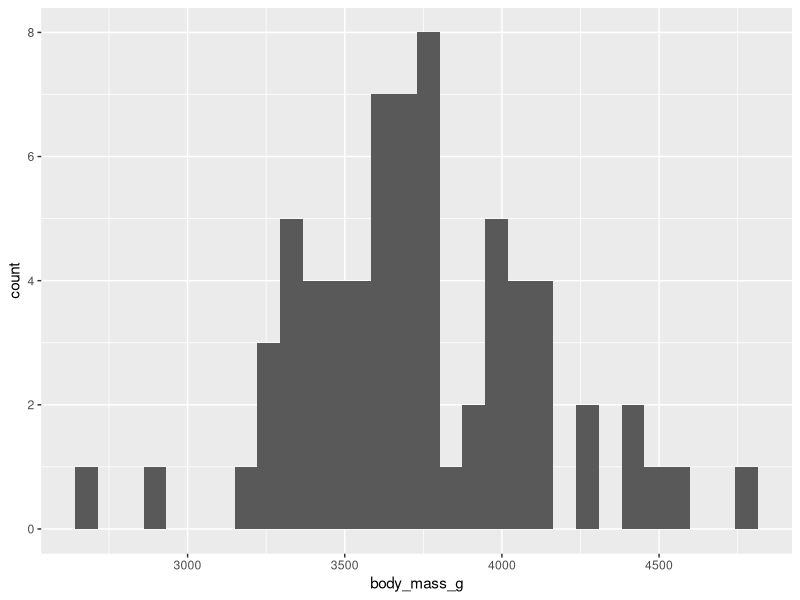
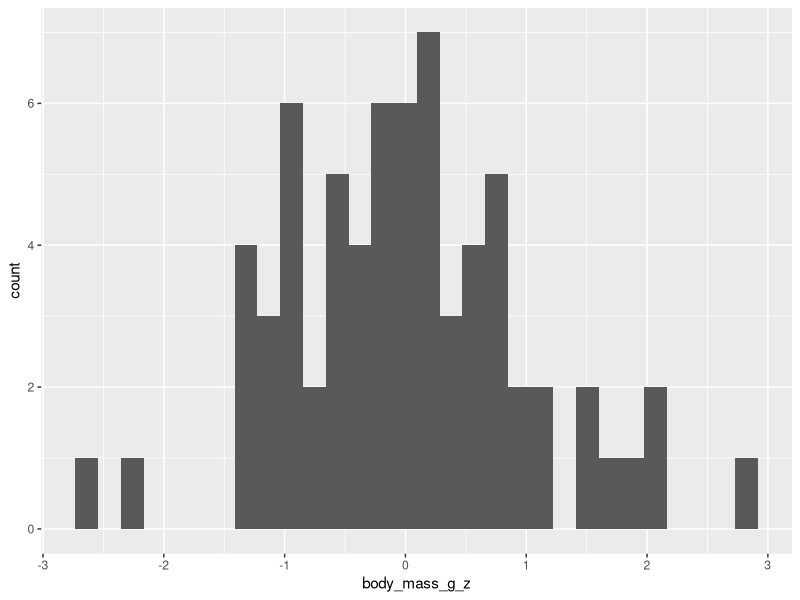
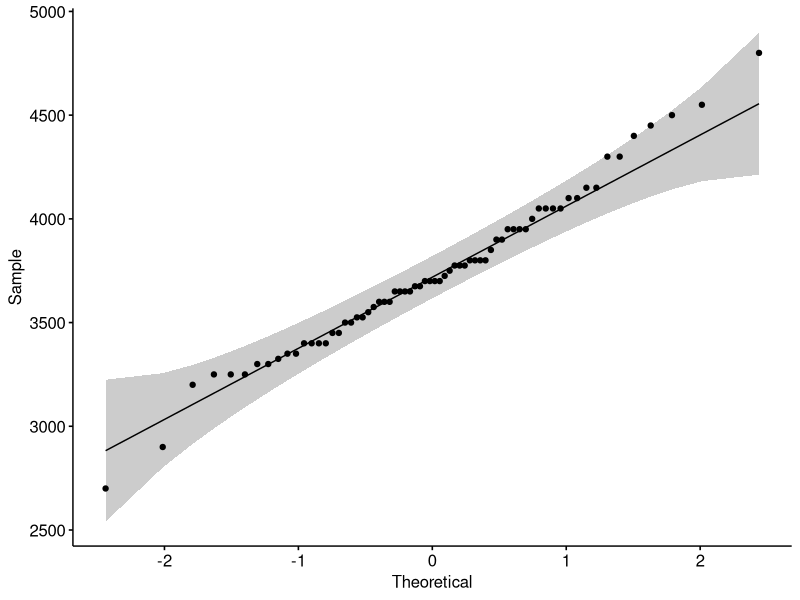
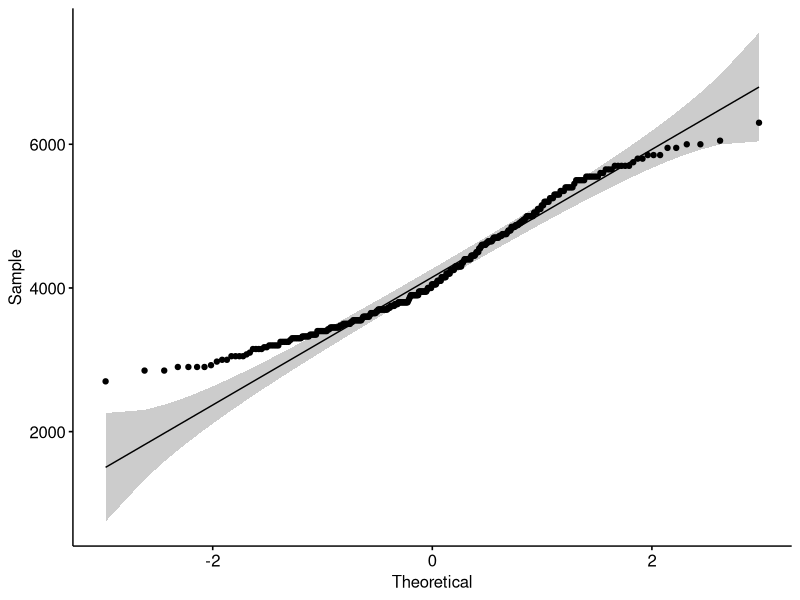
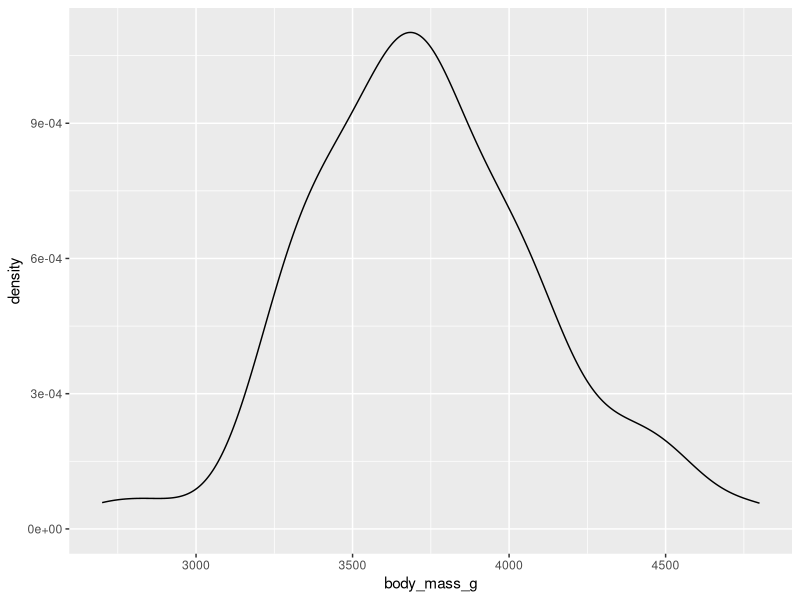
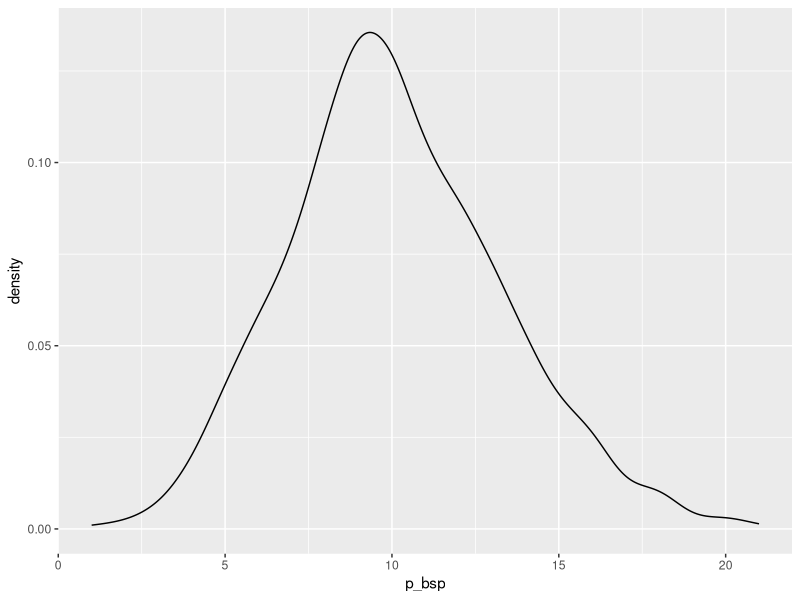
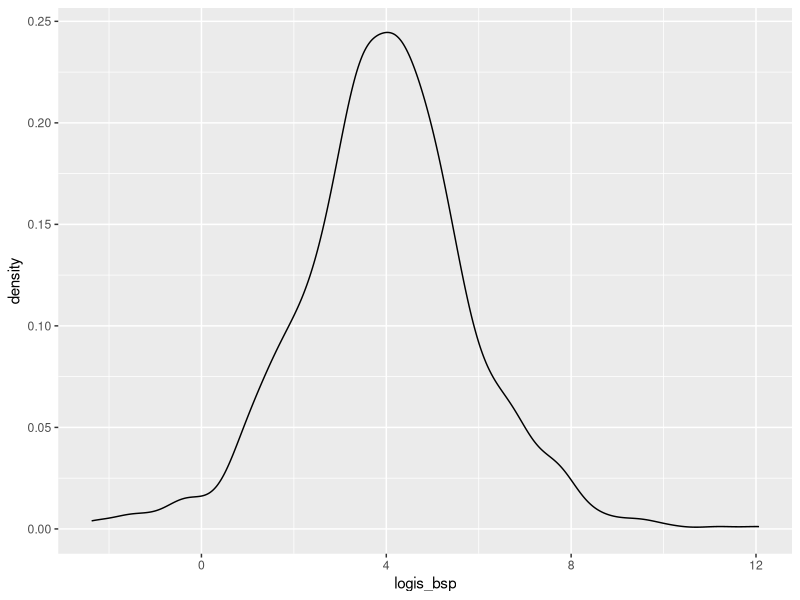
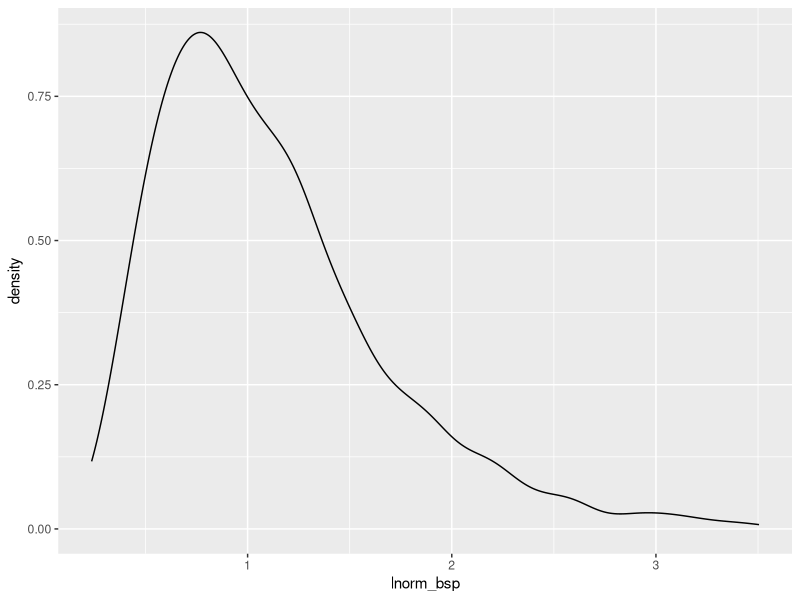

Generate these figures, in order, with R:
## ---- chunk 1
knitr::opts_chunk$set(echo = TRUE,
                      message = FALSE,
                      eval = FALSE)
## ---- chunk 2
library(ggplot2)
library(tidyr)
library(dplyr)

library(palmerpenguins)
data("penguins")


chinstraps <- penguins %>%
  filter(species == "Chinstrap")


ggplot()+
  geom_histogram(data = chinstraps, aes(x = body_mass_g), na.rm = TRUE)
## ---- chunk 3
chinstraps$body_mass_g_z <- scale(chinstraps$body_mass_g)
## ---- chunk 4

ggplot()+
  geom_histogram(data = chinstraps, aes(x = body_mass_g_z), na.rm = TRUE)

## ---- chunk 5

chinstraps_1s <- chinstraps %>% #neuen datensatz kreiieren
  filter(body_mass_g_z >= -1 & body_mass_g_z <= 1) # in dem die chinstraps liegen, deren z-transformiertes Gewicht zwischen -1 und 1 liegt

## ---- chunk 6
theorie_1s_chinstraps <- nrow(chinstraps)*68/100

nrow_chinstraps_1s <- nrow(chinstraps_1s)
## ---- chunk 7
theorie_1s_chinstraps - nrow_chinstraps_1s
## ---- chunk 8
library(ggpubr)
ggqqplot(chinstraps$body_mass_g)
## ---- chunk 9
ggqqplot(penguins$body_mass_g)
## ---- chunk 10
ggplot(chinstraps) +
  geom_density(aes(x = body_mass_g)) 
## ---- chunk 11
  shapiro.test(chinstraps$body_mass_g)
## ---- chunk 12
m <- sum(penguins$sex == "male", na.rm = TRUE)
w <- sum(penguins$sex == "female", na.rm = TRUE)
## ---- chunk 13
# Das ist die allgemeine Syntax binom.test(nsuccesses, ntrials, p, alternative="two.sided" OR "greater" OR "lesser")

# wir sagen: keine Ahnung, in welche Richtung das Ungleichgewicht geht:

binom.test(m, (m + w), 0.48, alternative = "two.sided")
## ---- chunk 14
p_bsp <- rpois(1000, 10) # rpois(n, lambda-value)

## ---- chunk 15
ggplot()+
  geom_density(aes(x = p_bsp))
## ---- chunk 16
poisson.test(75, T = 20, r = 4,
    alternative = c("two.sided"),
    conf.level = 0.95)
## ---- chunk 17
# rlogis(n,location,scale)

logis_bsp <- rlogis(1000, 4, 1)

ggplot()+
  geom_density(aes(x = logis_bsp))
  
## ---- chunk 18

lnorm_bsp <- rlnorm(1000, meanlog=0, sdlog=0.5)

ggplot()+
  geom_density(aes(x = lnorm_bsp))

